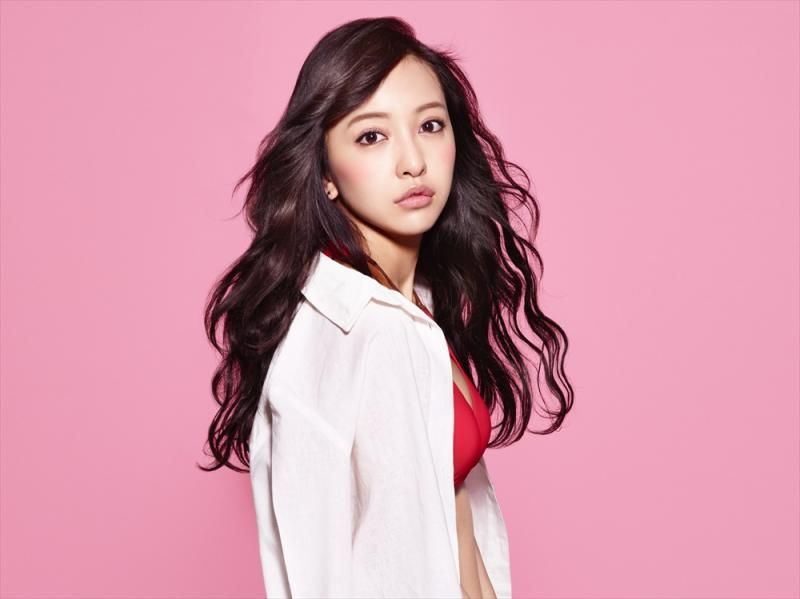
#> input picture input.jpg, 800 x 599 px
$ python triangulation.py
#> lines starting #> are read from the running program, lines starting #| are printed output that depends on the picture; after the words box and inside, x2 and y2 are one past the last pixel; in counts of white or black regions, pixels touching at a corner belong together
#!/usr/bin/python

import cv2
import numpy as np
import random
from scipy.spatial import Delaunay
import pickle as pickle
import matplotlib
import matplotlib.pyplot as plt
from matplotlib.patches import Polygon
from matplotlib.collections import PatchCollection


#############################################

def point_on_triangle(pt1, pt2, pt3):
    """
    Random point on the triangle with vertices pt1, pt2 and pt3.
    """
    s, t = sorted([random.random(), random.random()])
    return (s * pt1[0] + (t-s)*pt2[0] + (1-t)*pt3[0],
            s * pt1[1] + (t-s)*pt2[1] + (1-t)*pt3[1])

def map_value_to_range (value, leftMin, leftMax, rightMin, rightMax):
    # Figure out how 'wide' each range is
    leftSpan = leftMax - leftMin
    rightSpan = rightMax - rightMin

    # Convert the left range into a 0-1 range (float)
    valueScaled = float(value - leftMin) / float(leftSpan)

    # Convert the 0-1 range into a value in the right range.
    return rightMin + (valueScaled * rightSpan)

def image_resize(image, width = None, height = None, inter = cv2.INTER_AREA):
    # initialize the dimensions of the image to be resized and
    # grab the image size
    dim = None
    (h, w) = image.shape[:2]

    # if both the width and height are None, then return the
    # original image
    if width is None and height is None:
        return image

    # check to see if the width is None
    if width is None:
        # calculate the ratio of the height and construct the
        # dimensions
        r = height / float(h)
        dim = (int(w * r), height)

    # otherwise, the height is None
    else:
        # calculate the ratio of the width and construct the
        # dimensions
        r = width / float(w)
        dim = (width, int(h * r))

    # resize the image
    resized = cv2.resize(image, dim, interpolation = inter)

    return resized


def fix_image(img):
    # flip image vertically
    img = cv2.flip(img, 0)

    # flip image horizontally
    img = cv2.flip(img, 1)

    # transpose image
    img = cv2.transpose(img)

    img = cv2.rotate(img, cv2.ROTATE_90_CLOCKWISE)

    return img

# end of the function

resize_size = 600
linewidth_var = 0.5
noise_amount = 400

img = cv2.imread('input.jpg',-1)
#> img is the input picture: shape (599, 800, 3); mean B, G, R 171.7, 153.6, 214.3
img_bw = cv2.imread('input.jpg',0)
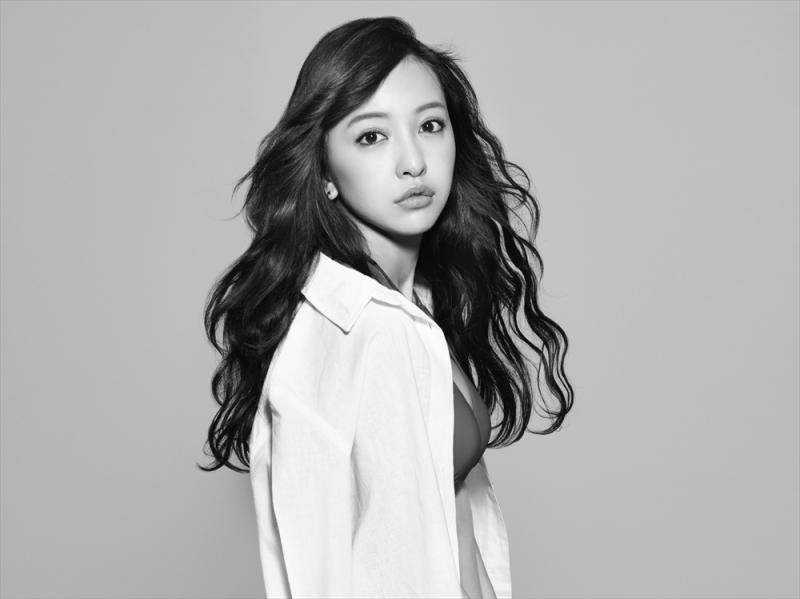
#> img_bw: shape (599, 800); min 0, max 255, mean 173.8

img = fix_image(img)
#> in fix_image, `img = cv2.transpose(img)`:
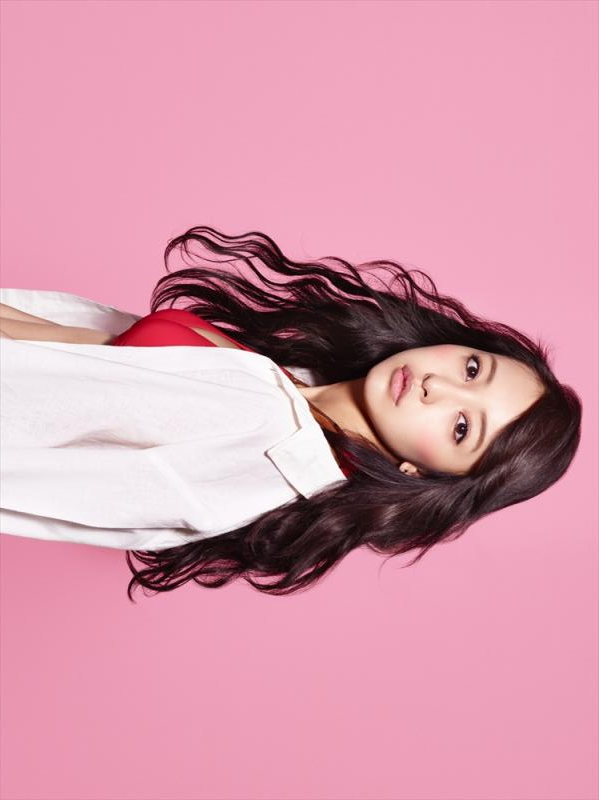
#> img: shape (800, 599, 3); mean of channels 0, 1, 2 171.7, 153.6, 214.3; drawn as B, G, R
img_bw = fix_image(img_bw)
#> in fix_image (call 2), `img = cv2.transpose(img)`:
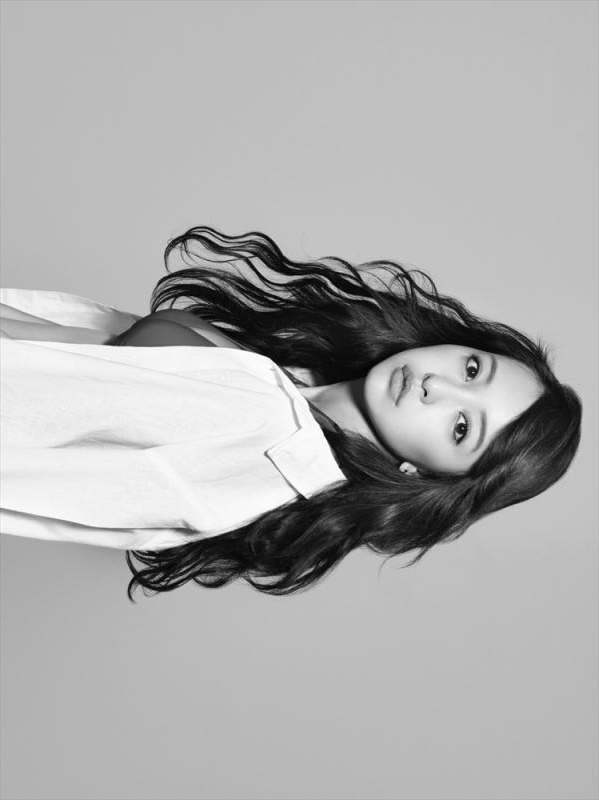
#> img: shape (800, 599); min 0, max 255, mean 173.8

resized_fc_image = image_resize(img, resize_size)

#split into chanels
b,g,r = cv2.split(resized_fc_image)
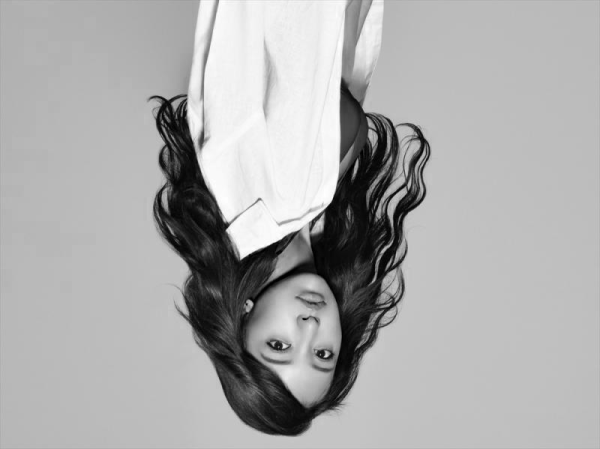
#> b: shape (449, 600); min 0, max 255, mean 171.7
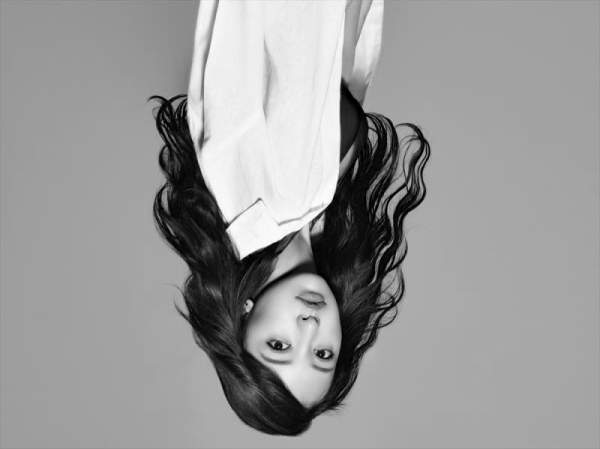
#> g: shape (449, 600); min 0, max 254, mean 153.6
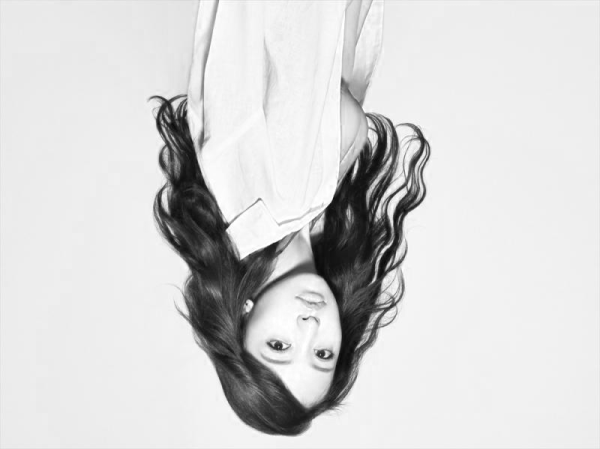
#> r: shape (449, 600); min 7, max 255, mean 214.3

#resize splits
resized_image_b = b
resized_image_g = g
resized_image_r = r

#resize
find_lines_low_treshold = 150
find_lines_high_treshold = 200

resized_image = image_resize(img_bw, resize_size)

only_lines_image = cv2.Canny(resized_image, find_lines_low_treshold , find_lines_high_treshold)
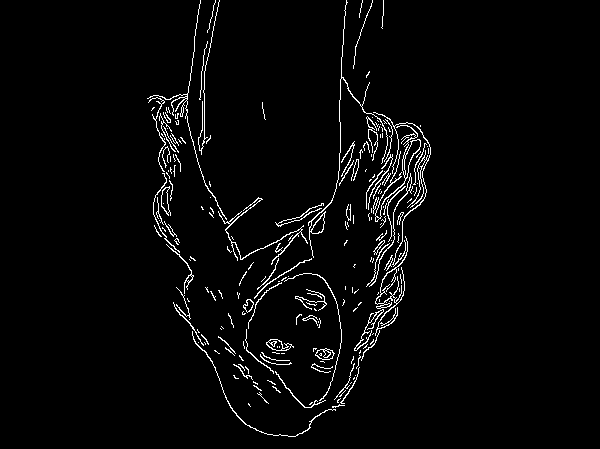
#> only_lines_image: shape (449, 600); 2.9% white in thin lines or dots, all inside (x1, y1, x2, y2) = (147, 0, 431, 437)

#ans will be an array to store points
ans = []
for y in range(0, only_lines_image.shape[0]):
     for x in range(0, only_lines_image.shape[1]):
            if only_lines_image[y, x] != 0:
                ans = ans + [[x, y]]

height, width  = resized_image.shape
#> height = 449; width = 600
output_size_x = 15
ratio = output_size_x/float(width)
#> ratio = 0.025
output_size_y = int(float(width) * ratio)
#> output_size_y = 15

#append noise to array
n=int(noise_amount)

for j in range(n):
       ans.append([random.randint(1,width),random.randint(1,height)])

#append corners
ans.append([0,0])
ans.append([0,height])
ans.append([width, height])
ans.append([width, 0])

#slice array - that simplifies a picture
##ans = np.array(ans)[::2]

##print ans - print a finished arrays

points = np.array(ans)

tri = Delaunay(points)

patches = []
printing_patches = []

# [10 lines of commented-out code are left out]

for i in range(len(tri.simplices)):

    pt1 = points[tri.simplices[i,:][0]]
    pt2 = points[tri.simplices[i,:][1]]
    pt3 = points[tri.simplices[i,:][2]]

    #get 3 random points in the triangle and get their avarage

    point_1_x = int(point_on_triangle(pt1, pt2, pt3)[0])
    point_1_y = int(point_on_triangle(pt1, pt2, pt3)[1])

    point_2_x = int(point_on_triangle(pt1, pt2, pt3)[0])
    point_2_y = int(point_on_triangle(pt1, pt2, pt3)[1])

    point_3_x = int(point_on_triangle(pt1, pt2, pt3)[0])
    point_3_y = int(point_on_triangle(pt1, pt2, pt3)[1])

    point_x_final = int(float(point_1_x + point_2_x + point_3_x) / 3)
    point_y_final = int(float(point_1_y + point_2_y + point_3_y) / 3)

    b_val = (resized_image_b[point_y_final, point_x_final])
    g_val = (resized_image_g[point_y_final, point_x_final])
    r_val = (resized_image_r[point_y_final, point_x_final])

    b_val = map_value_to_range(b_val, 0, 255, 0 , 1)
    g_val = map_value_to_range(g_val, 0, 255, 0 , 1)
    r_val = map_value_to_range(r_val, 0, 255, 0 , 1)

    # polygon = Polygon(np.array(points[tri.simplices[i,:]]), True, facecolor='white', linewidth=linewidth_var, edgecolor='r')

#> (the run stopped early here; a loop or call above may not have finished)
